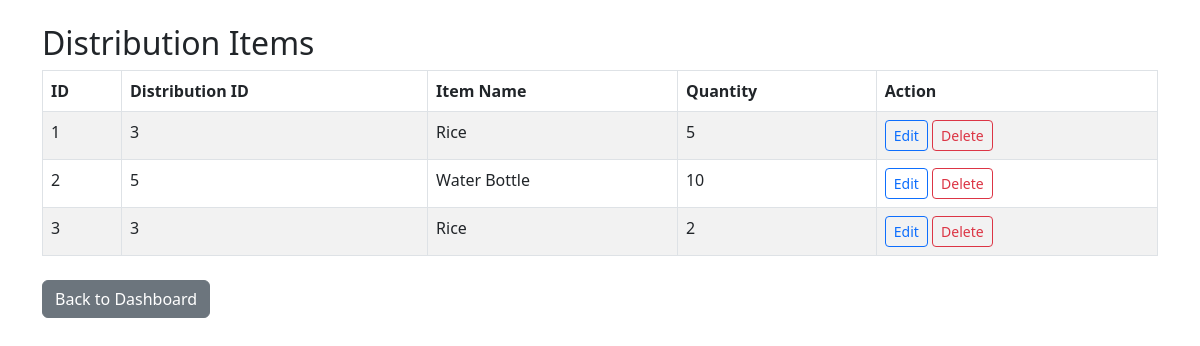
Screenshot of /view_distributionItem.php with the database file from the repository.
### tables this page shows
CREATE TABLE `distributionitem` (
  `DistributionItemID` int(11) NOT NULL,
  `QuantityDistributed` int(11) NOT NULL,
  `ItemID` int(11) DEFAULT NULL,
  `DistributionID` int(11) DEFAULT NULL
);

CREATE TABLE `item` (
  `ItemID` int(11) NOT NULL,
  `ItemName` varchar(100) NOT NULL,
  `Unit` varchar(50) DEFAULT NULL,
  `Category` varchar(50) NOT NULL
);

### view_distributionItem.php (the view, shortened to what this page needs)
<?php
$conn = new mysqli("localhost", "root", "", "disaster_mgt_db");
$result = $conn->query("
    SELECT di.DistributionItemID, di.QuantityDistributed, i.ItemName, di.DistributionID
    FROM DistributionItem di
    JOIN Item i ON di.ItemID = i.ItemID
");
?>
<!DOCTYPE html>
<html>
<head>
    <link href="https://cdn.jsdelivr.net/npm/bootstrap@5.3.0/dist/css/bootstrap.min.css" rel="stylesheet">
</head>
<body class="p-4">
<div class="container">
    <h2>Distribution Items</h2>
    <table class="table table-bordered table-striped">
        <thead>
            <tr>
                <th>ID</th>
                <th>Distribution ID</th>
                <th>Item Name</th>
                <th>Quantity</th>
                <th>Action</th>
            </tr>
        </thead>
        <tbody>
            <?php while($row = $result->fetch_assoc()): ?>
            <tr>
                <td><?= $row['DistributionItemID'] ?></td>
                <td><?= $row['DistributionID'] ?></td>
                <td><?= $row['ItemName'] ?></td>
                <td><?= $row['QuantityDistributed'] ?></td>
                <td>
                    <a href="update_distributionItem.php?id=<?= $row['DistributionItemID'] ?>" class="btn btn-sm btn-outline-primary">Edit</a>
                    <a href="delete_distributionItem.php?id=<?= $row['DistributionItemID'] ?>" class="btn btn-sm btn-outline-danger">Delete</a>
                </td>
            </tr>
            <?php endwhile; ?>
        </tbody>
    </table>
    <a href="index.php" class="btn btn-secondary mt-2">Back to Dashboard</a>
</div>
</body>
</html>

### rows the page displays
distributionitem: DistributionItemID "1", DistributionID "3", ItemID.ItemName "Rice", QuantityDistributed "5"
distributionitem: DistributionItemID "2", DistributionID "5", ItemID.ItemName "Water Bottle", QuantityDistributed "10"
distributionitem: DistributionItemID "3", DistributionID "3", ItemID.ItemName "Rice", QuantityDistributed "2"
